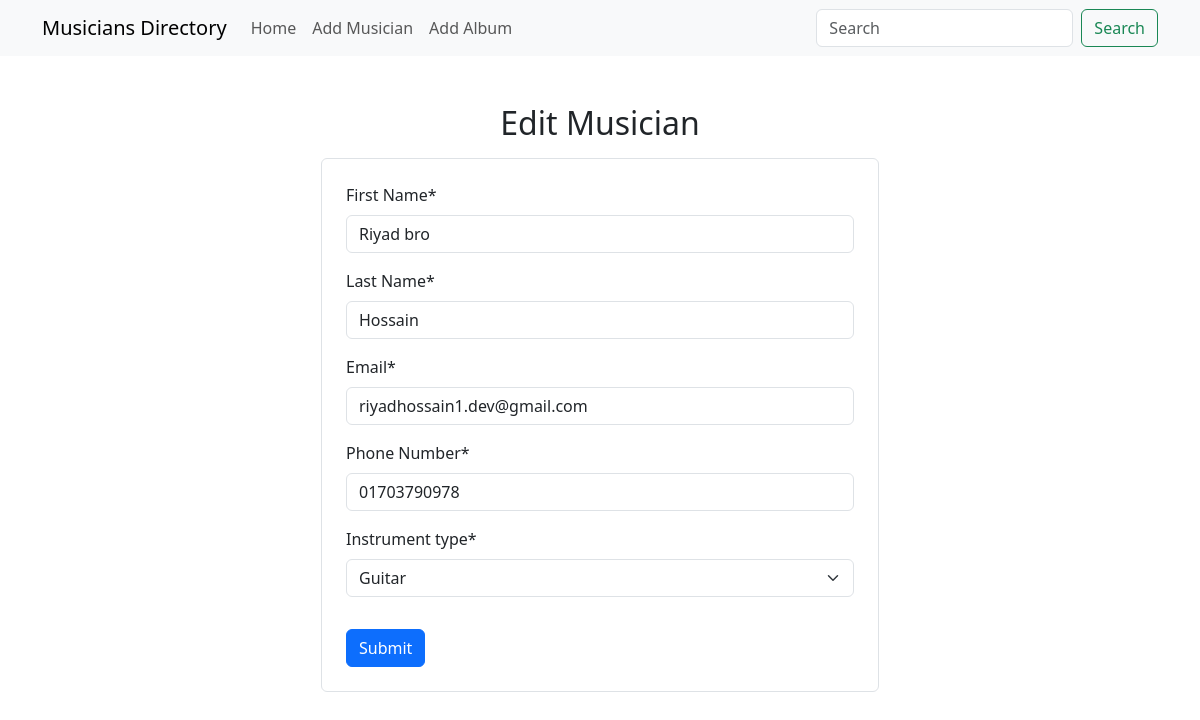
Screenshot of /musicians/edit/1 with the database file from the repository.
### musicians/models.py (models this page shows, shortened)
class MusicianModel(models.Model):
    first_name = models.CharField(max_length=50, verbose_name="First Name")
    last_name = models.CharField(max_length=50, verbose_name="Last Name")
    email = models.EmailField(max_length=50, verbose_name="Email")
    phone_number =models.CharField(max_length=11, verbose_name="Phone Number")
    INSTRUMENT_CHOICES = [
            ('guitar', 'Guitar'),
            ('piano', 'Piano'),
            ('drums', 'Drums'),
            ('violin', 'Violin'),
            ('flute', 'Flute'),
            ('saxophone', 'Saxophone'),
            ('trumpet', 'Trumpet'),
    ]
    instrument_type = models.CharField(max_length=200, choices=INSTRUMENT_CHOICES)

### musicians/views.py (the view)
# urls.py: path('edit/<int:id>', views.Edit_Musician.as_view(), name='edit_musician_page')
class Edit_Musician(UpdateView):
    model = MusicianModel
    form_class = MusicianForm
    pk_url_kwarg = 'id'
    template_name = 'edit_musician.html'
    success_url = reverse_lazy('homepage')

### musicians/forms.py
class MusicianForm(ModelForm):
    class Meta:
        model = MusicianModel
        fields = "__all__"

### musicians/templates/edit_musician.html (shortened to what this page needs)
{% extends "base.html" %}
{% load crispy_forms_tags %}
{% block content %}
    <h2 class="mb-3 text-center">Edit Musician</h2>
    <div class="mx-auto w-50 border rounded p-4">
        <form action="" method="post">
            {{form|crispy}}
            <input class="mt-3 btn btn-primary" type="submit" value="Submit">
        </form>
    </div>
{% endblock content %}

### rows the page displays
MusicianModel: first_name "Riyad bro", last_name "Hossain", email "riyadhossain1.dev@gmail.com", phone_number "01703790978", instrument_type "Guitar"
